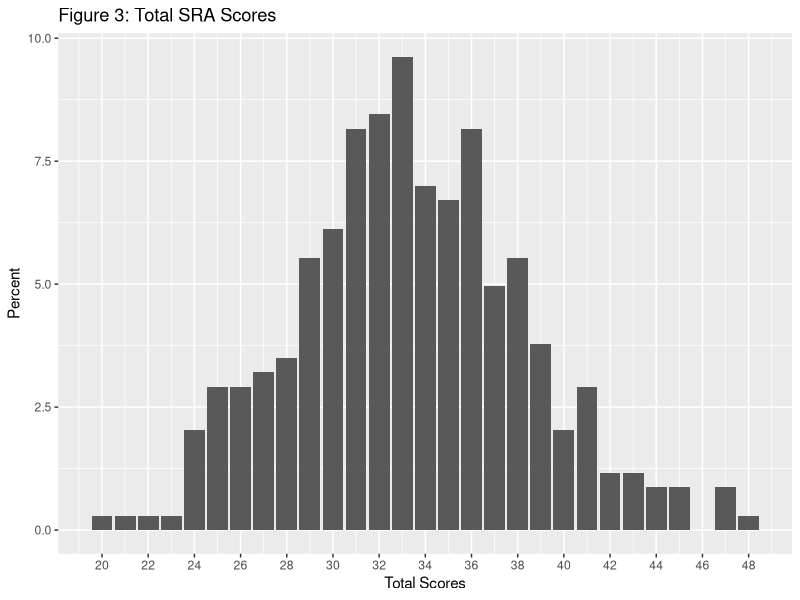
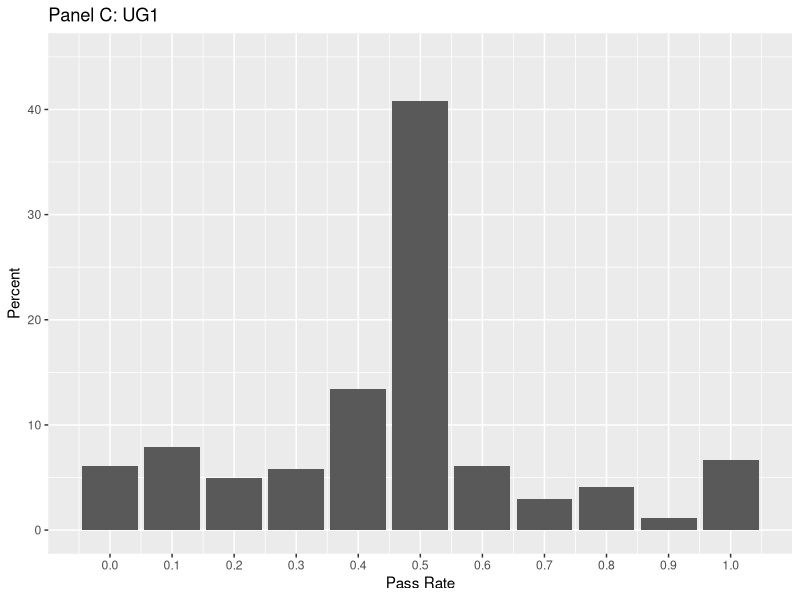
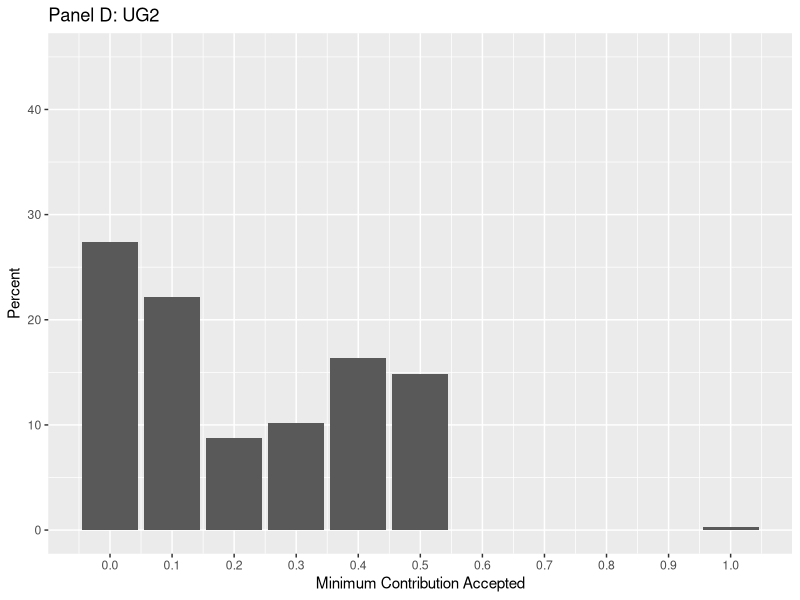
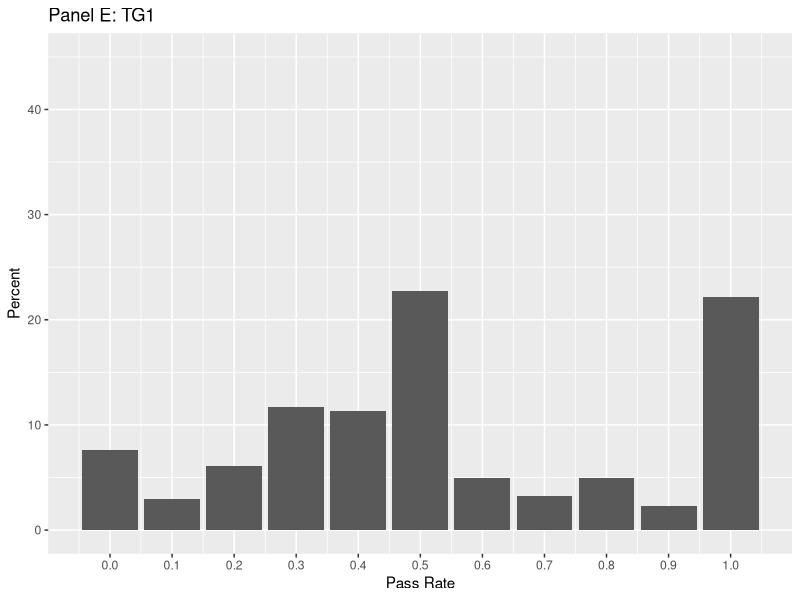
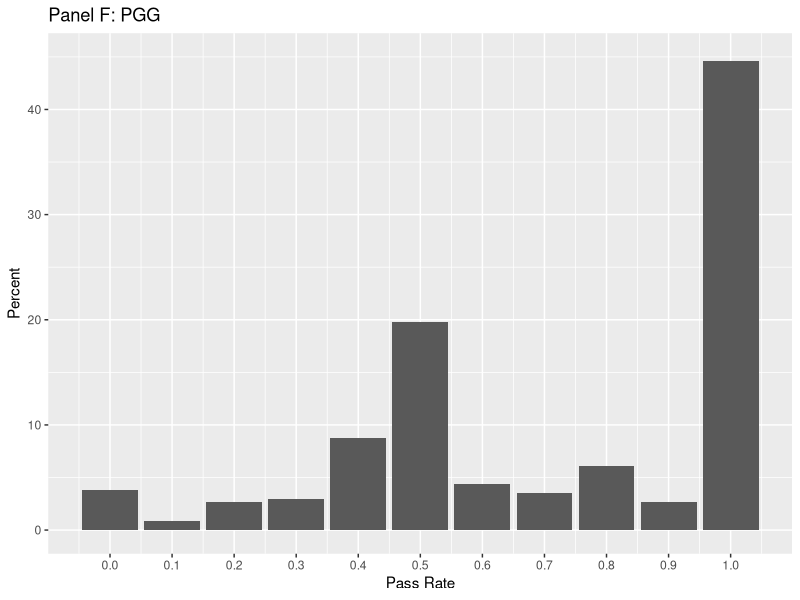
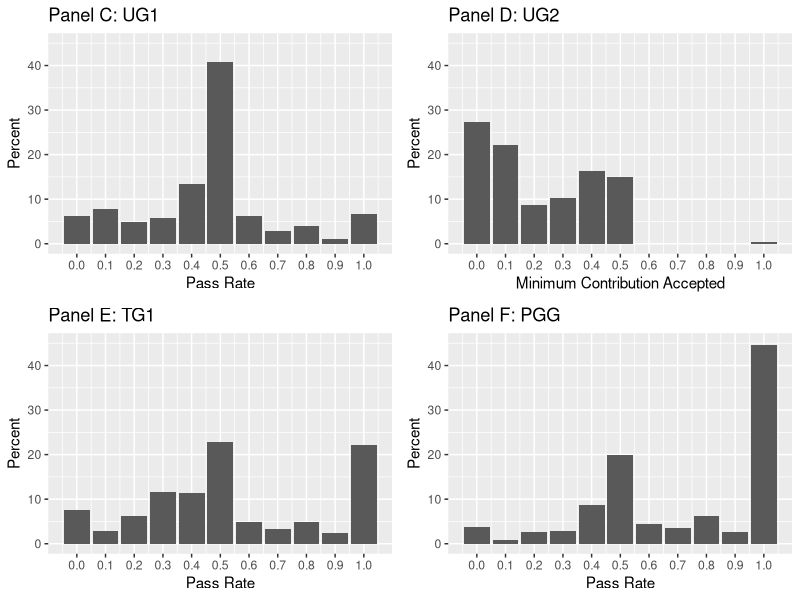
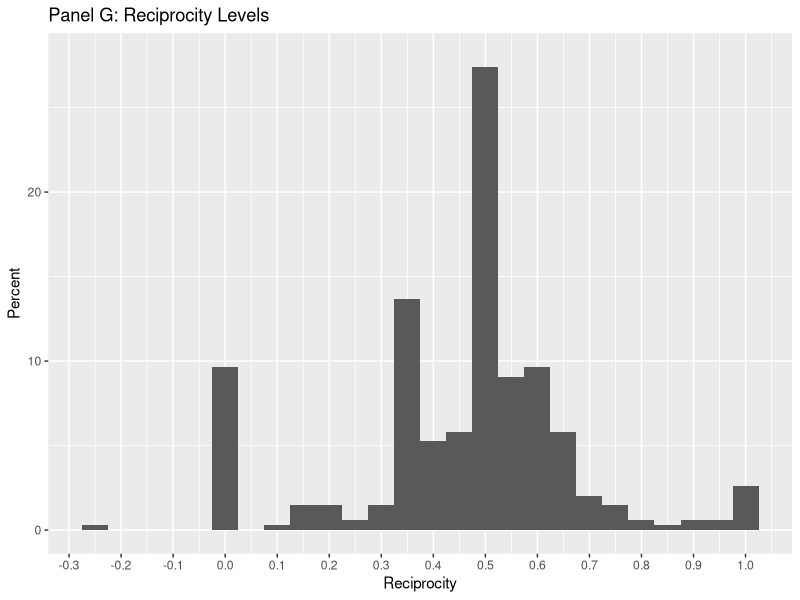
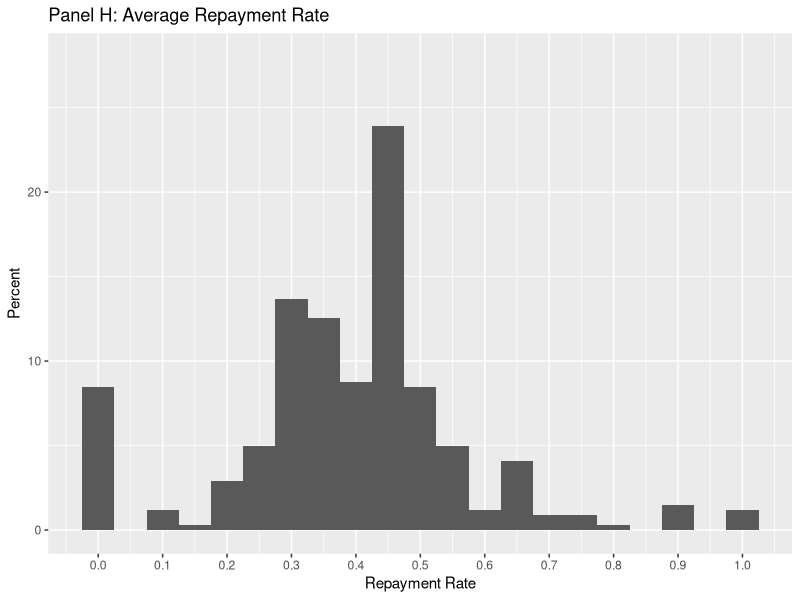

R code for these plots, in order: (Note: this script raises an error after producing the figures.)
if(!require(reshape2)){
  install.packages("reshape2")
}
library(reshape2)
library(tidyr)
library(dplyr)
if(!require(ggplot2)){
  install.packages("ggplot2")
}
library(ggplot2)
library(gridExtra)
if(!require(minpack.lm)){
  install.packages("minpack.lm")
}
library(minpack.lm)


setwd("~/Desktop/thesis")
#Import data
data = read.csv("thesis.csv", stringsAsFactors=FALSE)

#Only finished responses
data=data[data$Finished == "TRUE", ]
data$ID <- seq.int(nrow(data))

#Rename columns
names(data)[names(data)=='Q4_1'] <- 'gendict1'
names(data)[names(data)=='Q5_1'] <- 'gendict2'
names(data)[names(data)=='Q6_1'] <- 'gendict3'
names(data)[names(data)=='Q7_1'] <- 'gendict4'
names(data)[names(data)=='Q8_1'] <- 'gendict5'
names(data)[names(data)=='Q9_1'] <- 'gendict6'
names(data)[names(data)=='Q10_1'] <- 'gendict7'
names(data)[names(data)=='Q11_1'] <- 'gendict8'
names(data)[names(data)=='Q12_1'] <- 'gendict9'
names(data)[names(data)=='Q13'] <- 'trust1'
names(data)[names(data)=='Q14_1_1'] <- 'trust2_1'
names(data)[names(data)=='Q14_2_1'] <- 'trust2_2'
names(data)[names(data)=='Q14_3_1'] <- 'trust2_3'
names(data)[names(data)=='Q14_4_1'] <- 'trust2_4'
names(data)[names(data)=='Q14_5_1'] <- 'trust2_5'
names(data)[names(data)=='Q14_6_1'] <- 'trust2_6'
names(data)[names(data)=='Q14_7_1'] <- 'trust2_7'
names(data)[names(data)=='Q14_8_1'] <- 'trust2_8'
names(data)[names(data)=='Q14_9_1'] <- 'trust2_9'
names(data)[names(data)=='Q14_10_1'] <- 'trust2_10'
names(data)[names(data)=='Q15'] <- 'ult1'
names(data)[names(data)=='Q16_1'] <- 'ult2_0'
names(data)[names(data)=='Q16_2'] <- 'ult2_1'
names(data)[names(data)=='Q16_3'] <- 'ult2_2'
names(data)[names(data)=='Q16_4'] <- 'ult2_3'
names(data)[names(data)=='Q16_5'] <- 'ult2_4'
names(data)[names(data)=='Q16_6'] <- 'ult2_5'
names(data)[names(data)=='Q16_7'] <- 'ult2_6'
names(data)[names(data)=='Q16_8'] <- 'ult2_7'
names(data)[names(data)=='Q16_9'] <- 'ult2_8'
names(data)[names(data)=='Q16_10'] <- 'ult2_9'
names(data)[names(data)=='Q16_11'] <- 'ult2_10'
names(data)[names(data)=='Q17'] <- 'public'
names(data)[names(data)=='Q2_1'] <- 'SRA1'
names(data)[names(data)=='Q2_2'] <- 'SRA2'
names(data)[names(data)=='Q2_3'] <- 'SRA3'
names(data)[names(data)=='Q2_5'] <- 'SRA4'
names(data)[names(data)=='Q2_7'] <- 'SRA5'
names(data)[names(data)=='Q2_8'] <- 'SRA6'
names(data)[names(data)=='Q2_10'] <- 'SRA7'
names(data)[names(data)=='Q2_11'] <- 'SRA8'
names(data)[names(data)=='Q2_13'] <- 'SRA9'
names(data)[names(data)=='Q2_14'] <- 'SRA10'

#SRA scores to number values
data$SRA1[data$SRA1=="Never"] <- 1
data$SRA1[data$SRA1=="Once"] <- 2
data$SRA1[data$SRA1=="More than once"] <- 3
data$SRA1[data$SRA1=="Often"] <- 4
data$SRA1[data$SRA1=="Very often"] <- 5
data$SRA2[data$SRA2=="Never"] <- 1
data$SRA2[data$SRA2=="Once"] <- 2
data$SRA2[data$SRA2=="More than once"] <- 3
data$SRA2[data$SRA2=="Often"] <- 4
data$SRA2[data$SRA2=="Very often"] <- 5
data$SRA3[data$SRA3=="Never"] <- 1
data$SRA3[data$SRA3=="Once"] <- 2
data$SRA3[data$SRA3=="More than once"] <- 3
data$SRA3[data$SRA3=="Often"] <- 4
data$SRA3[data$SRA3=="Very often"] <- 5
data$SRA4[data$SRA4=="Never"] <- 1
data$SRA4[data$SRA4=="Once"] <- 2
data$SRA4[data$SRA4=="More than once"] <- 3
data$SRA4[data$SRA4=="Often"] <- 4
data$SRA4[data$SRA4=="Very often"] <- 5
data$SRA5[data$SRA5=="Never"] <- 1
data$SRA5[data$SRA5=="Once"] <- 2
data$SRA5[data$SRA5=="More than once"] <- 3
data$SRA5[data$SRA5=="Often"] <- 4
data$SRA5[data$SRA5=="Very often"] <- 5
data$SRA6[data$SRA6=="Never"] <- 1
data$SRA6[data$SRA6=="Once"] <- 2
data$SRA6[data$SRA6=="More than once"] <- 3
data$SRA6[data$SRA6=="Often"] <- 4
data$SRA6[data$SRA6=="Very often"] <- 5
data$SRA7[data$SRA7=="Never"] <- 1
data$SRA7[data$SRA7=="Once"] <- 2
data$SRA7[data$SRA7=="More than once"] <- 3
data$SRA7[data$SRA7=="Often"] <- 4
data$SRA7[data$SRA7=="Very often"] <- 5
data$SRA8[data$SRA8=="Never"] <- 1
data$SRA8[data$SRA8=="Once"] <- 2
data$SRA8[data$SRA8=="More than once"] <- 3
data$SRA8[data$SRA8=="Often"] <- 4
data$SRA8[data$SRA8=="Very often"] <- 5
data$SRA9[data$SRA9=="Never"] <- 1
data$SRA9[data$SRA9=="Once"] <- 2
data$SRA9[data$SRA9=="More than once"] <- 3
data$SRA9[data$SRA9=="Often"] <- 4
data$SRA9[data$SRA9=="Very often"] <- 5
data$SRA10[data$SRA10=="Never"] <- 1
data$SRA10[data$SRA10=="Once"] <- 2
data$SRA10[data$SRA10=="More than once"] <- 3
data$SRA10[data$SRA10=="Often"] <- 4
data$SRA10[data$SRA10=="Very often"] <- 5

data$SRA1<-as.numeric(data$SRA1)
data$SRA2<-as.numeric(data$SRA2)
data$SRA3<-as.numeric(data$SRA3)
data$SRA4<-as.numeric(data$SRA4)
data$SRA5<-as.numeric(data$SRA5)
data$SRA6<-as.numeric(data$SRA6)
data$SRA7<-as.numeric(data$SRA7)
data$SRA8<-as.numeric(data$SRA8)
data$SRA9<-as.numeric(data$SRA9)
data$SRA10<-as.numeric(data$SRA10)
data$ult1<-as.numeric(data$ult1)
data$trust1<-as.numeric(data$trust1)
data$public<-as.numeric(data$public)

data$SRA<-data$SRA1+data$SRA2+data$SRA3+data$SRA4+data$SRA5+data$SRA6+
  data$SRA7+data$SRA8+data$SRA9+data$SRA10
data$UG1 <- data$ult1/10
data$TG1 <- data$trust1/10
data$PGG <- data$public/10



#represent TG2
trustdata <- data[, c("ID", "trust2_1",  "trust2_2", "trust2_3", "trust2_4", "trust2_5", "trust2_6",
                      "trust2_7", "trust2_8", "trust2_9", "trust2_10")]

trustdata$trust1_1 <- 3
trustdata$trust1_2 <- 6
trustdata$trust1_3 <- 9
trustdata$trust1_4 <- 12
trustdata$trust1_5 <- 15
trustdata$trust1_6 <- 18
trustdata$trust1_7 <- 21
trustdata$trust1_8 <- 24
trustdata$trust1_9 <- 27
trustdata$trust1_10 <- 30
trustdata$trust2_1<-as.numeric(trustdata$trust2_1)
trustdata$trust2_2<-as.numeric(trustdata$trust2_2)
trustdata$trust2_3<-as.numeric(trustdata$trust2_3)
trustdata$trust2_4<-as.numeric(trustdata$trust2_4)
trustdata$trust2_5<-as.numeric(trustdata$trust2_5)
trustdata$trust2_6<-as.numeric(trustdata$trust2_6)
trustdata$trust2_7<-as.numeric(trustdata$trust2_7)
trustdata$trust2_8<-as.numeric(trustdata$trust2_8)
trustdata$trust2_9<-as.numeric(trustdata$trust2_9)
trustdata$trust2_10<-as.numeric(trustdata$trust2_10)

trustdata$t1<-(trustdata$trust2_1)/(trustdata$trust1_1)
trustdata$t2<-(trustdata$trust2_2)/(trustdata$trust1_2)
trustdata$t3<-(trustdata$trust2_3)/(trustdata$trust1_3)
trustdata$t4<-(trustdata$trust2_4)/(trustdata$trust1_4)
trustdata$t5<-(trustdata$trust2_5)/(trustdata$trust1_5)
trustdata$t6<-(trustdata$trust2_6)/(trustdata$trust1_6)
trustdata$t7<-(trustdata$trust2_7)/(trustdata$trust1_7)
trustdata$t8<-(trustdata$trust2_8)/(trustdata$trust1_8)
trustdata$t9<-(trustdata$trust2_9)/(trustdata$trust1_9)
trustdata$t10<-(trustdata$trust2_10)/(trustdata$trust1_10)

for (i in trustdata$ID){
  temp<-trustdata[trustdata$ID==i,]
  trustdata$avgreturn[trustdata$ID==i]<-(temp$t1+temp$t2+temp$t3+temp$t4+
                temp$t5+temp$t6+temp$t7+
                temp$t8+temp$t9+temp$t10)/10
}




trust<-trustdata
trust<-trust[,c("ID", "avgreturn")]


trustdata <- trustdata[,c("ID", "trust1_1", "trust2_1", "trust1_2", "trust2_2", "trust1_3", "trust2_3", 
                          "trust1_4", "trust2_4", "trust1_5", "trust2_5", "trust1_6", "trust2_6", 
                          "trust1_7", "trust2_7", "trust1_8", "trust2_8", "trust1_9", "trust2_9", 
                          "trust1_10", "trust2_10")]

names(trustdata)<-c("ID","t1.x", "t1.y","t2.x", "t2.y","t3.x", "t3.y",
                    "t4.x", "t4.y","t5.x", "t5.y","t6.x", "t6.y","t7.x", "t7.y",
                    "t8.x", "t8.y","t9.x", "t9.y","t10.x", "t10.y")

#TG2 long format

trustlong<- trustdata %>% 
  gather(v, value, t1.x:t10.y) %>% 
  separate(v, c("var", "col")) %>% 
  arrange(ID) %>% 
  spread(col, value)

#Loop to get slope of each row
trustlong$x<-as.numeric(trustlong$x)
trustlong$y<-as.numeric(trustlong$y)



#ggplot(data=trustlong, aes(x=as.factor(x), y=y)) + geom_violin()
#ggplot(data=trustlong, aes(x=as.factor(x), y=y)) + geom_point() + facet_wrap(~ID)
#ggsave("~/Desktop/thesis/paper/images/linearity.pdf", width=11, height=8.5)
trustlong$reciprocity<-0
i<-1
j<-10
while (j<3971)
{
  temp = trustlong[i:j,]
  model = lm(temp$y~temp$x)
  trustlong$reciprocity[i:j]<-model$coefficients[2]
  i<- i+10
  j<- j+10
}
trustlong<-trustlong[,c("ID", "reciprocity")]
trustlong<-unique(trustlong)

#merge data and trust data
data <- merge( trustlong,data, by="ID")
colnames(data)[2]<-"TG2"

#avg repayment rate

data<-merge(trust, data, by="ID")

#Remove entries where they accept and then reject -- doesn't make sense

i<-397
while (i>0){
  j<-42
  k<-43
  {while (k<53){
    if (data[i, j]=='Accept' & data[i, k] == 'Reject'){
      data<-data[-i,]
    }
    j<-j+1
    k<-k+1
  }
  }
  i<-i-1
}

#UG2 as minimum pass rate player chooses to accept
i<-1
data$UG2<-0
while (i<344){
  j<-42
  while (j<53){
    if (data[i,j] == 'Accept' & data[i,69]==0){
      data[i,69]<-j-42
      j<-53
    }
    else{j<-j+1}
  }
  i<-i+1
}
data$UG2<-data$UG2/10

#General Dictator game
data <- data[-c(4:11,13:20)]

data$p1 <- 1/2
data$p2 <- 1/3
data$p3 <- 2
data$p4 <- 1/2
data$p5 <- 3
data$p6 <- 1
data$p7 <- 2
data$p8 <- 4
data$p9 <- 1/4
data$m1 <- 15
data$m2 <- 10
data$m3 <- 15
data$m4 <- 12
data$m5 <- 10
data$m6 <- 15
data$m7 <- 12
data$m8 <- 10
data$m9 <- 10



data$gendict1<-as.numeric(data$gendict1)
data$gendict2<-as.numeric(data$gendict2)
data$gendict3<-as.numeric(data$gendict3)
data$gendict4<-as.numeric(data$gendict4)
data$gendict5<-as.numeric(data$gendict5)
data$gendict6<-as.numeric(data$gendict6)
data$gendict7<-as.numeric(data$gendict7)
data$gendict8<-as.numeric(data$gendict8)
data$gendict9<-as.numeric(data$gendict9)
data$gendict6[data$ID==281]<-15
data$gendict6[data$ID==65]<-15
data$gendict6[data$ID==96]<-15
data$gendict6[data$ID==108]<-15
data$gendict6[data$ID==154]<-15
data$gendict6[data$ID==358]<-15
data$gendict6[data$ID==16]<-12
data$gendict6[data$ID==81]<-13




data$pi_s1 <- data$m1-data$gendict1
data$pi_s2 <- data$m2-data$gendict2
data$pi_s3 <- data$m3-data$gendict3
data$pi_s4 <- data$m4-data$gendict4
data$pi_s5 <- data$m5-data$gendict5
data$pi_s6 <- data$m6-data$gendict6
data$pi_s7 <- data$m7-data$gendict7
data$pi_s8 <- data$m8-data$gendict8
data$pi_s9 <- data$m9-data$gendict9
data$pi_o1 <- data$gendict1/data$p1
data$pi_o2 <- data$gendict2/data$p2
data$pi_o3 <- data$gendict3/data$p3
data$pi_o4 <- data$gendict4/data$p4
data$pi_o5 <- data$gendict5/data$p5
data$pi_o6 <- data$gendict6/data$p6
data$pi_o7 <- data$gendict7/data$p7
data$pi_o8 <- data$gendict8/data$p8
data$pi_o9 <- data$gendict9/data$p9

# data$Y1<-data$pi_s1/data$m1
# data$Y2<-data$pi_s2/data$m2
# data$Y3<-data$pi_s3/data$m3
# data$Y4<-data$pi_s4/data$m4
# data$Y5<-data$pi_s5/data$m5
# data$Y6<-data$pi_s6/data$m6
# data$Y7<-data$pi_s7/data$m7
# data$Y8<-data$pi_s8/data$m8
# data$Y9<-data$pi_s9/data$m9
data$Y1<-data$pi_s1
data$Y2<-data$pi_s2
data$Y3<-data$pi_s3
data$Y4<-data$pi_s4
data$Y5<-data$pi_s5
data$Y6<-data$pi_s6
data$Y7<-data$pi_s7
data$Y8<-data$pi_s8
data$Y9<-data$pi_s9
data$X1<-data$p1
data$X2<-data$p2
data$X3<-data$p3
data$X4<-data$p4
data$X5<-data$p5
data$X6<-data$p6
data$X7<-data$p7
data$X8<-data$p8
data$X9<-data$p9

# gendictlong<-data[,c("ID", "X1", "Y1", "X2", "Y2", "X3", "Y3", "X4", "Y4",
#                      "X5", "Y5", "X6", "Y6", "X7", "Y7", "X8","Y8","X9", "Y9")]
# names(gendictlong)<-c("ID", "g1.x", "g1.y", "g2.x", "g2.y", "g3.x", "g3.y", "g4.x", "g4.y", 
#                       "g5.x", "g5.y", "g6.x", "g6.y", "g7.x", "g7.y", "g8.x", "g8.y", 
#                       "g9.x", "g9.y")
# long<- gendictlong %>% 
#   gather(v, value, g1.x:g9.y) %>% 
#   separate(v, c("var", "col")) %>% 
#   arrange(ID) %>% 
#   spread(col, value)


gendictlong<-data[,c("ID", "X1", "Y1", "m1", "X2", "Y2", "m2","X3", "Y3", "m3", "X4", "Y4", "m4",
                     "X5", "Y5", "m5", "X6", "Y6", "m6", "X7", "Y7", "m7", "X8", "Y8", "m8", "X9", "Y9", "m9")]
names(gendictlong)<-c("ID", "g1.x", "g1.y","g1.m", "g2.x", "g2.y", "g2.m","g3.x", "g3.y","g3.m",
                      "g4.x", "g4.y", "g4.m","g5.x", "g5.y","g5.m", "g6.x", "g6.y","g6.m",
                      "g7.x", "g7.y", "g7.m","g8.x", "g8.y","g8.m", "g9.x", "g9.y","g9.m")
long<- gendictlong %>% 
  gather(v, value, g1.x:g9.m) %>% 
  separate(v, c("var", "col")) %>% 
  arrange(ID) %>% 
  spread(col, value)

# temp<-long[long$ID==9,]
# x<-temp$x
# y<-temp$y
# 
# plot(x,y)
# lin_mod=lm(y~x)
# abline(lin_mod)
# 
# nonlin_mod=nls(y~A/((x^r)+A),start=list(A=6,r=0))
# mm<-function(x,A,r) A/((x^r)+A)
# 
# mm1<-nls(y~SSlogis(x,A,r))
# 
# gendictlong<-data[,c("ID", "X1", "Y1", "m1", "X2", "Y2","m2", "X3", "Y3","m3", "X4", "Y4","m4",
#                      "X5", "Y5","m5", "X6", "Y6","m6", "X7", "Y7","m7", "X8","Y8","m8", "X9", "Y9", "m9")]
# names(gendictlong)<-c("ID", "g1.x", "g1.y","g1.m", "g2.x", "g2.y","g2.m", "g3.x", "g3.y","g3.m",
#                       "g4.x", "g4.y", "g4.m","g5.x", "g5.y","g5.m", "g6.x", "g6.y","g6.m",
#                       "g7.x", "g7.y","g7.m", "g8.x", "g8.y", "g8.m","g9.x", "g9.y","g9.m")
# long<- gendictlong %>% 
#   gather(v, value, g1.x:g9.m) %>% 
#   separate(v, c("var", "col")) %>% 
#   arrange(ID) %>% 
#   spread(col, value)
# 
# 
# install.packages("AER")
# library(AER)
# temp<-long[long$ID==3,]
# predictors=list(A=1, r=1)
# variables=list(substitute(x))
# term = function(predLabels, varLabels) {
#   paste(predLabels[1], "/(1 + exp((", predLabels[2], "-",
#         varLabels[1], ")/", predLabels[3], "))")
# }
# set.seed(23)
# x<-temp$x
# y<-temp$y/temp$m
# plot(x,y)
# m<-temp$m
# lin_mod=lm(y~x)
# 
# #Plotting the model
# 
# plot(x,y)
# 
# abline(lin_mod)
# nonlin_mod=nls(y~m*(A/((x^r)+A)),start=list(A=.5,r=0))
# plot(x,y)
# 
# lines(x,predict(nonlin_mod),col="red")
# 
# 
# 
# 
# 
# 
# nls(tobit(y~m*(A/((x^r)+A)), data=temp ), data=temp)
# 
# nlm(y~m*(A/((x^r)+A)), data=temp, p=c(A=1, r=1), hessian=TRUE)
# install.packages("micEconCES")
# library(micEconCES)
# set.seed(123)
# cesData<-data.frame(x1=rchisq(200,10), x2=rchisq(200,10))
# cesData$y<-cesCalc(xNames=c("x1","x2"),data=cesData,
#                    coef=c(gamma=1,delta=0.6,rho=0.5,nu=1.1))
# cesData$y<-cesData$y+2.5*rnorm(200)
# 
# cesNls<-nls(y~gamma*(delta*x1^(-rho)+(1-delta)*x2^(-rho))^(-phi/rho),
#             data=cesData,start=c(gamma=0.5,delta=0.5,rho=0.25,phi=1))
# print(cesNls)
# 
# cesLm<-cesEst("y",c("x1","x2"),cesData,vrs=TRUE)
# summary(cesLm)
# summary(data$sigma)
# boxplot(data$sigma)
# 
# 
# for (i in long1$ID){
#   temp<-long[long$ID==i,]
#   long$A[long$ID==i]<-coef(nls(y~A/((x^r)+A), data=temp, 
#                                control = nls.control(warnOnly=TRUE),
#                                start=list(A=1, r=-1)))[1]
#   long$r[long$ID==i]<-coef(nls(y~A/((x^r)+A), data=temp, 
#                                control=nls.control(warnOnly=TRUE),
#                                start=list(A=1, r=-1)))[2]
# }
# nls.lm of the minpack.lm package
# temp<-long[long$ID==34,]
# nlsLM(y~A/((x^r))+A, data=temp,start=c(A=0,r=0))
# coef(nlsLM(y~A/((x^r))+A, data=temp,start=c(A=1,r=1)))[1]
# long$f[long$ID==1]<-0
temp<-long[long$ID==1,]
# plot(temp$x,temp$y)
coef(nlsLM(y~m*(A/((x^r)+A)), data=temp,start=c(A=0,r=0)))[2]
# 
long1<-long[long$ID!=96 & long$ID!=113 & long$ID!=281 & long$ID!=318,]
long2<-long[long$ID==96 | long$ID==113 | long$ID==281 | long$ID==318,]
long$A<-NA
long$r<-NA
for (i in long1$ID){
  temp<-long[long$ID==i,]
  long$A[long$ID==i]<-coef(nlsLM(y~m*(A/((x^r)+A)),
                                 #control = nls.lm.control(maxiter=75),
                                 data=temp,start=c(A=0,r=1)))[1]
  long$r[long$ID==i]<-coef(nlsLM(y~m*(A/((x^r)+A)),
                                 #control = nls.lm.control(maxiter=75),
                                 data=temp,start=c(A=0,r=1)))[2]
}
for (i in long2$ID){
  temp<-long[long$ID==i,]
  long$A[long$ID==i]<-coef(nlsLM(y~m*(A/((x^r)+A)), data=temp,start=c(A=1,r=1)))[1]
  long$r[long$ID==i]<-coef(nlsLM(y~m*(A/((x^r)+A)), data=temp,start=c(A=1,r=1)))[2]
}

# for (i in long2$ID){
#   temp<-long[long$ID==i,]
#   long$A[long$ID==i]<-coef(nlsLM(y~A/((x^r))+A, data=temp,start=c(A=1,r=1)))[1]
#   long$r[long$ID==i]<-coef(nlsLM(y~A/((x^r))+A, data=temp,start=c(A=1,r=1)))[2]
# }


# long1<-long[long$ID!=96 & long$ID!=113 & long$ID!=281,]
# long2<-long[long$ID==96 | long$ID==113 | long$ID==281,]
# for (i in long1$ID){
#   temp<-long[long$ID==i,]
#   long$A[long$ID==i]<-coef(nls(y~A/((x^r)+A), data=temp, 
#                                control = nls.control(warnOnly=TRUE),
#                                start=list(A=1, r=-1)))[1]
#   long$r[long$ID==i]<-coef(nls(y~A/((x^r)+A), data=temp, 
#                                control=nls.control(warnOnly=TRUE),
#                                start=list(A=1, r=-1)))[2]
# }
# 
# for (i in long2$ID){
#   temp<-long[long$ID==i,]
#   long$A[long$ID==i]<-coef(nls(y~A/(x^r+A), data=temp, 
#                                control = nls.control(warnOnly=TRUE),
#                                start=list(A=1, r=-10)))[1]
#   long$r[long$ID==i]<-coef(nls(y~A/(x^r+A), data=temp, 
#                                control=nls.control(warnOnly=TRUE),
#                                start=list(A=1, r=-10)))[2]
# }
long<-long[,c("ID", "A", "r")]
long<-unique(long)
# long<-long[long$ID!=96 & long$ID!=113 & long$ID!=281 & long$ID!=358,]
long$rho<-long$r/(long$r - 1)
long$alpha<-((long$A)^(1-long$rho))/(1+(long$A)^(1-long$rho))
summary(long$alpha)
summary(long$rho)
long$sigma<-1/(long$rho - 1)
summary(long$sigma)
# long$alpha[long$ID==281]<-0
# long$alpha[long$ID==96]<-0
# long$alpha[long$ID==113]<-0

long<-long[,c("ID", "alpha", "rho", "sigma")]

data1<-merge(long, data, by="ID")
data<-data1[,c("ID", "ResponseId", "alpha", "rho", "sigma",  "TG2", "avgreturn", "UG1", "UG2", "TG1", "PGG", "SRA")]

#####################
#Univariate Analysis#
#####################

#SRA
SRA<-ggplot(data=data, aes(data$SRA))+
  geom_bar(aes(y= 100*(..count..)/sum(..count..))) +
#  labs(title="Total SRA Scores") +
  labs(x="Total Scores", y="Percent") +
  scale_x_continuous(breaks=seq(20,50,2)) + ggtitle("Figure 3: Total SRA Scores")
ggsave("~/Desktop/thesis/paper/images/SRAimg.jpg", width=11, height=8.5)

#UG1
UG1<-ggplot(data=data, aes(data$UG1))+
  geom_bar(aes(y= 100*(..count..)/sum(..count..))) +
  #  labs(title="Total SRA Scores") +
  ggtitle("Panel C: UG1") +
  labs(x="Pass Rate", y="Percent") + ylim(c(0,45))+
  scale_x_continuous(breaks=seq(0,1,0.1))
ggsave("~/Desktop/thesis/output/UG1.pdf", width=11, height=8.5)


#UG2
UG2<-ggplot(data=data, aes(data$UG2))+
  geom_bar(aes(y= 100*(..count..)/sum(..count..))) +
  #  labs(title="Total SRA Scores") 
  ggtitle("Panel D: UG2")+
  labs(x="Minimum Contribution Accepted", y="Percent")+ylim(c(0,45))+
  scale_x_continuous(breaks=seq(0,1,0.1))

ggsave("~/Desktop/thesis/output/UG2.pdf", width=11, height=8.5)


#TG1

TG1<-ggplot(data=data, aes(data$TG1))+
  geom_bar(aes(y= 100*(..count..)/sum(..count..))) +ylim(c(0,45))+
  #  labs(title="Total SRA Scores") +
  labs(x="Pass Rate", y="Percent")+
  scale_x_continuous(breaks=seq(0,1,0.1)) +
  ggtitle("Panel E: TG1")

ggsave("~/Desktop/thesis/output/TG1.pdf", width=11, height=8.5)

#PGG
PGG<-ggplot(data=data, aes(data$PGG))+
  geom_bar(aes(y= 100*(..count..)/sum(..count..))) +
  #  labs(title="Total SRA Scores") +
  labs(x="Pass Rate", y="Percent")+ylim(c(0,45))+
  scale_x_continuous(breaks=seq(0,1,0.1)) +
  ggtitle("Panel F: PGG")

ggsave("~/Desktop/thesis/output/PGG.pdf", width=11, height=8.5)

pdf("~/Desktop/thesis/paper/images/Figure2b.pdf",width=11,height=8.5)
grid.arrange(UG1, UG2, TG1, PGG, nrow=2)
dev.off()



prop.table(table(data$TG2))
summary(data$TG2)
#TG2 - reciprocity

TG2<-ggplot(data=data, aes(data$TG2)) + geom_histogram(aes(y=100*(..count..)/sum(..count..)), binwidth=0.05)+
  scale_x_continuous(breaks=seq(-0.5, 1, by=0.1)) +
  ylim(c(0,28))+labs(x="Reciprocity", y="Percent") +
  ggtitle("Panel G: Reciprocity Levels")
ggsave("~/Desktop/thesis/paper/images/TG2.pdf", width=11, height=8.5)


TG<-ggplot(data=data, aes(data$avgreturn)) + geom_histogram(aes(y=100*(..count..)/sum(..count..)), binwidth=0.05)+
  ylim(c(0,28))+labs(x="Repayment Rate", y="Percent") + ggtitle("Panel H: Average Repayment Rate") +
  scale_x_continuous(breaks=seq(0, 1, by=0.1))
ggsave("~/Desktop/thesis/paper/images/TG.pdf", width=11, height=8.5)
pdf("~/Desktop/thesis/paper/images/Figure2c.pdf",width=11,height=8.5)
grid.arrange(TG2, TG, nrow=1)
dev.off()




#donations dataset
donations = read.csv("donations.csv", stringsAsFactors=FALSE)


donations <- donations[-c(11:18, 20:67)]

data <- merge( data,donations, by="ResponseId")

data$donated<-1
data$donated[data$current_donor_status=="Never"]<-0
prop.table(table(data$donated))
donated<-ggplot(data=data, aes(data$donated))+
  geom_bar(aes(y= 100*(..count..)/sum(..count..))) +
  #  labs(title="Total SRA Scores") +
  labs(x="Donated", y="Percent") + scale_x_continuous(breaks=seq(0,1,1)) + ylim(c(0,80))+
  ggtitle("Panel I: Donations")
ggsave("~/Desktop/thesis/paper/images/donated.pdf", width=11, height=8.5)


data$donations<-as.numeric(data$DNR_GIVING)
d<-data[data$donation<=625,]
donations<-ggplot(data=d, aes(d$donation))+geom_histogram(aes(y=100*(..count..)/sum(..count..)), binwidth=10)+
  labs(x="Donation Amount", y="Percent")+scale_x_continuous(breaks=seq(0,650,50))+ylim(c(0,60))+
  ggtitle("Panel J: Average Donation Amount")
ggsave("~/Desktop/thesis/paper/images/donations.pdf", width=11, height=8.5)


pdf("~/Desktop/thesis/paper/images/Figure4.pdf",width=11,height=8.5)
grid.arrange(donated, donations, nrow=1)
dev.off()

e<-data[data$donation>625,]
prop.table(table(e$donation))
summary(data$donation)

#GDG

alpha<-ggplot(data=data, aes(data$alpha)) + geom_histogram(aes(y=100*(..count..)/sum(..count..)), binwidth=0.05)+
  scale_x_continuous(breaks=seq(0, 1, by=0.1)) +
  #ylim(c(0,28))+
  labs(x="Alpha", y="Percent") +
  ggtitle("Panel A: Alpha")
ggsave("~/Desktop/thesis/paper/images/alpha.pdf", width=11, height=8.5)

data1<-data[data$rho<=1 & data$rho>=-1,]
data2<-data[data$rho<(-1),]
data2$rho1<-(-1.25)

data$rho1[data$rho1>1]<-NA
data1<-data[data$rho<=1,]
data1$rho1<-data1$rho
data1$rho1[data1$rho1<(-1)]<-(-1.25)
data2<-data[data$rho>1,]

rho<-ggplot(data=data1, aes(x=data1$rho1)) + 
  geom_histogram(aes(x=data1$rho1, y=100*(..count..)/sum(..count..)), binwidth=0.05)+
  #geom_histogram(aes(x=data1$rho1[data1$rho1==-1.25], y=100*(..count..)/sum(..count..)),binwidth=0.05)+
  scale_x_continuous(breaks=seq(-1, 1, by=0.1)) +
  ylim(c(0,25))+
  labs(x="Rho", y="Percent") +
  ggtitle("Panel B: Rho")
ggsave("~/Desktop/thesis/paper/images/rho.pdf", width=11, height=8.5)

data2<-data[data$rho<=1 & data$rho>=-1,]
plot(data2$rho, data2$alpha)
fig<-ggplot(data2, aes(x=rho, y=alpha)) +
  geom_point(size=2) + labs(x="Rho", y="Alpha") +
  ggtitle("Panel C: Scatterplot of CES Parameters")
pdf("~/Desktop/thesis/paper/images/Figure2a.pdf",width=11,height=8.5)
grid.arrange(alpha, rho, nrow=1)
dev.off()

temp<-data[data$rho>1,]

summary(data$alpha)
hist(data$alpha)
plot(long1$rho, long1$alpha)
ggplot(data, aes(x=rho, y=alpha))+geom_point()
summary(data$alpha)
head(temp)
summary(data$rho)
summary(data$alpha)
#match players to get winner
match <- data[,c("ResponseId", 
                 "public")]
popsize = 396
matches<-split(sample(match$ResponseId), rep(1:(popsize/2), each=2))
